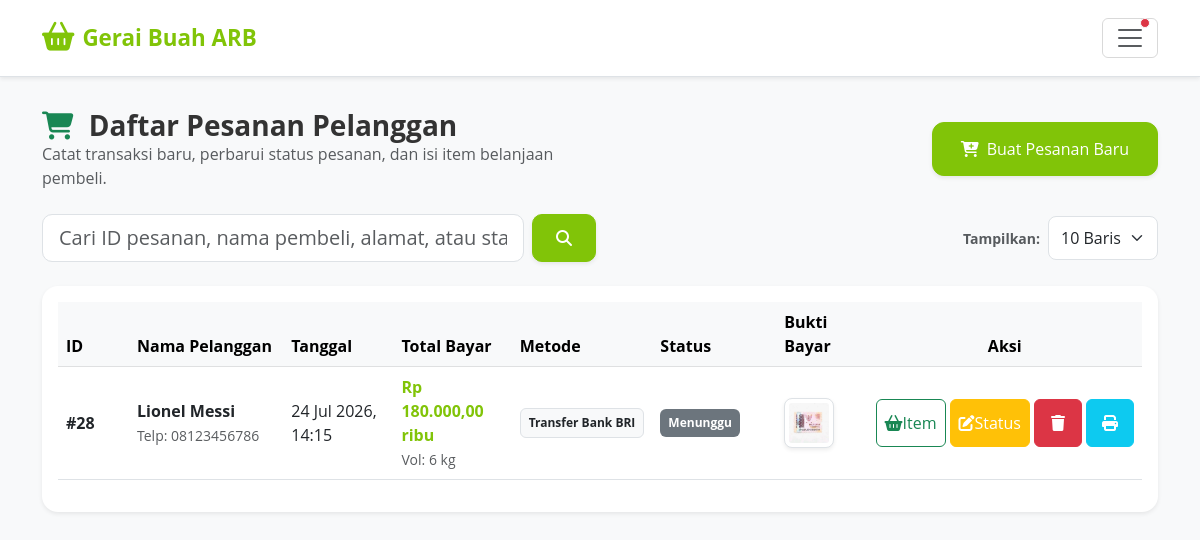
The page /karyawan/pembelian/ (signed in) on the database as committed earlier.
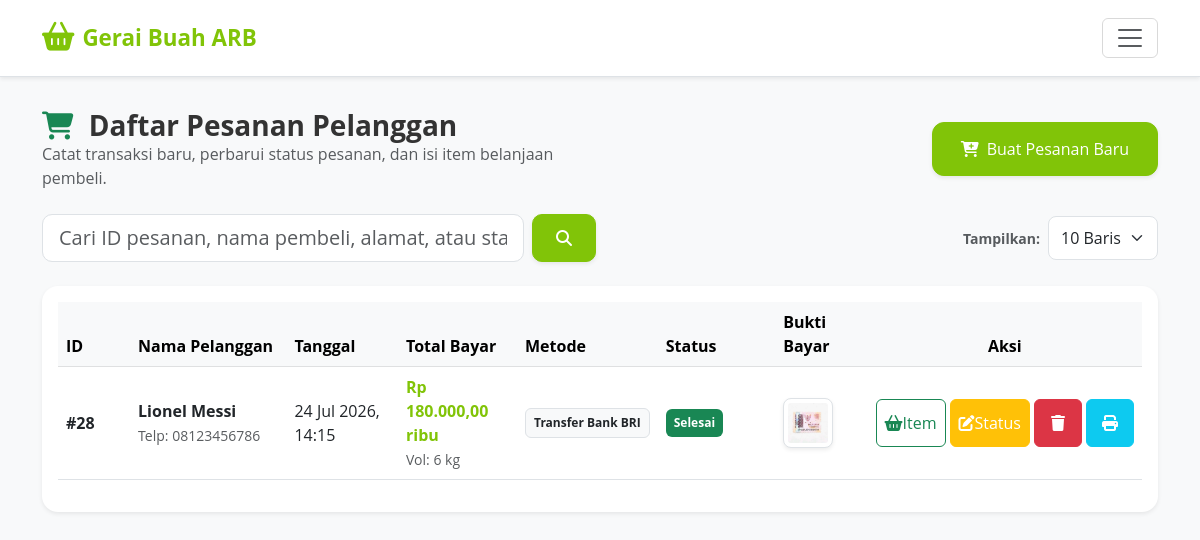
The same page on the database as committed later.
### core/models.py (models this page shows, shortened)
class Pembelian(models.Model):
    idPembelian = models.AutoField(primary_key=True)
    idPelanggan = models.ForeignKey(Pelanggan, on_delete=models.CASCADE)
    totalBuah = models.IntegerField(default=0)  # dalam kilogram max_length=5
    totalHargaPembelian = models.DecimalField(max_digits=10, decimal_places=2, default=0)  # dalam ribu rupiah
    tipeBayar =[
        ('COD', 'COD'),
        ('Transfer Bank BRI', 'Transfer Bank BRI'),
    ]
    metodeBayar = models.CharField(max_length=20 , choices=tipeBayar, default='COD')
    alamatPengiriman = models.TextField(default='')
    statsBayar =[
        ('Menunggu', 'Menunggu'),
        ('Diproses', 'Diproses'),
        ('Selesai', 'Selesai'),
        ('Dibatalkan', 'Dibatalkan'),
    ]
    statusPembelian = models.CharField(max_length=10, choices=statsBayar, default='Menunggu')
    buktiBayar = models.ImageField(upload_to='bukti_bayar/', null=True, blank=True)
    tanggalPembelian = models.DateTimeField(auto_now_add=True)
    JENIS_KURIR_CHOICES = [
        ('', 'Tidak Ada / Belum Ditentukan'),
        ('Grab', 'Grab'),
        ('Maxim', 'Maxim'),
        ('GoSend', 'GoSend / Gojek'),
        ('Lalamove', 'Lalamove'),
        ('Kurir Sendiri', 'Kurir Sendiri'),
        ('Ambil Sendiri', 'Ambil Sendiri'),
        ('Lainnya', 'Lainnya'),
    ]
    jasa_kirim = models.CharField(
        max_length=30, choices=JENIS_KURIR_CHOICES, blank=True, default='',
        verbose_name='Jasa Kirim'
    )
    nama_kurir = models.CharField(
        max_length=100, blank=True, default='',
        verbose_name='Nama Kurir',
        help_text='Opsional: nama pengemudi atau kontak kurir'
    )
    ongkos_kirim = models.DecimalField(
        max_digits=8, decimal_places=2, default=0,
        verbose_name='Ongkos Kirim',
        help_text='Dibayar cash langsung ke kurir, terpisah dari harga buah'
    )
    stok_dikembalikan = models.BooleanField(default=False)
    class Meta:
        verbose_name_plural = "Pembelian"

class Pelanggan(models.Model):
    idPelanggan = models.AutoField(primary_key=True)
    username = models.CharField(max_length=30, unique=True)
    password = models.CharField(max_length=30)
    namaPelanggan = models.CharField(max_length=70)
    alamat = models.TextField()
    noHp = models.CharField(max_length=12)
    class Meta:
        verbose_name_plural = "Pelanggan"

### core/karyawan_views.py (the view)
# urls.py: path('pembelian/', karyawan_views.pembelian_list, name='karyawan_pembelian_list'),
@karyawan_required
def pembelian_list(request):
    q = request.GET.get('q', '').strip()
    limit = request.GET.get('limit', '10')
    pembelian_queryset = Pembelian.objects.all().order_by('-tanggalPembelian')
    if q:
        from django.db.models import Q
        query_filter = Q(idPelanggan__namaPelanggan__icontains=q) | Q(alamatPengiriman__icontains=q) | Q(statusPembelian__icontains=q) | Q(metodeBayar__icontains=q)
        if q.isdigit():
            query_filter |= Q(idPembelian=int(q))
        pembelian_queryset = pembelian_queryset.filter(query_filter)
    pelanggan_list = Pelanggan.objects.all().order_by('namaPelanggan')
    buah_list = Buah.objects.all().order_by('namaBuah')
    if limit == 'all':
        pembelian_items = pembelian_queryset
    else:
        try:
            limit_int = int(limit)
        except ValueError:
            limit_int = 10
        paginator = Paginator(pembelian_queryset, limit_int)
        page_number = request.GET.get('page')
        pembelian_items = paginator.get_page(page_number)
    profil_toko, created = ProfilToko.objects.get_or_create(pk=1, defaults={'nama_toko': 'GERAI BUAH ARB'})
    return render(request, 'core/karyawan/pembelian_list.html', {
        'pembelian_items': pembelian_items,
        'pelanggan_list': pelanggan_list,
        'buah_list': buah_list,
        'q': q,
        'limit': limit,
        'profil_toko': profil_toko
    })

### core/context_processors.py (called while the page is built, shortened)
def kesegaran_alert(request):
    kritis_buah = []
    peringatan_buah = []
    total_alerts = 0
    default_context = {
        'kritis_buah': kritis_buah,
        'peringatan_buah': peringatan_buah,
        'total_alerts': total_alerts,
    }
    if not request.user.is_authenticated or not request.user.is_staff:
        return default_context
    from django.urls import resolve
    try:
        resolved = resolve(request.path)
        if resolved.url_name != 'index' or not resolved.app_name == 'admin':
            return default_context
    except Exception:
        return default_context

def global_karyawan_alerts(request):
    badge_pesanan_baru = Pembelian.objects.filter(statusPembelian='Menunggu').count()
    return {
        'badge_pesanan_baru': badge_pesanan_baru
    }

### core/karyawan_views.py (called while the page is built)
def karyawan_required(view_func):
    @wraps(view_func)
    def _wrapped_view(request, *args, **kwargs):
        if 'karyawan_id' not in request.session:
            messages.error(request, 'Silakan login terlebih dahulu untuk mengakses portal karyawan.')
            return redirect('karyawan_login')
        return view_func(request, *args, **kwargs)
    return _wrapped_view

### core/templates/core/karyawan/pembelian_list.html (shortened to what the changed rows need)
{% extends 'core/karyawan/base.html' %}
{% load humanize %}
{% block content %}
<div class="card shadow-sm border-0 rounded-4 p-3">
    <div class="table-responsive">
        <table class="table table-hover align-middle">
            <thead class="table-light">
                <tr>
                    <th scope="col" style="width: 8%">ID</th>
                    <th scope="col" style="width: 17%">Nama Pelanggan</th>
                    <th scope="col" style="width: 12%">Tanggal</th>
                    <th scope="col" style="width: 12%">Total Bayar</th>
                    <th scope="col" style="width: 10%">Metode</th>
                    <th scope="col" style="width: 13%">Status</th>
                    <th scope="col" style="width: 10%">Bukti Bayar</th>
                    <th scope="col" style="width: 18%" class="text-center">Aksi</th>
                </tr>
            </thead>
            <tbody>
                {% if pembelian_items %}
                    {% for item in pembelian_items %}
                        <tr>
                            <td><strong>#{{ item.idPembelian }}</strong></td>
                            <td>
                                <strong>{{ item.idPelanggan.namaPelanggan }}</strong><br>
                                <small class="text-muted">Telp: {{ item.idPelanggan.noHp }}</small>
                            </td>
                            <td>{{ item.tanggalPembelian|date:"d M Y, H:i" }}</td>
                            <td><strong style="color: #81C408;">Rp {{ item.totalHargaPembelian|intcomma }} ribu</strong><br><small class="text-muted">Vol: {{ item.totalBuah }} kg</small></td>
                            <td><span class="badge bg-light text-dark border p-2">{{ item.metodeBayar }}</span></td>
                            <td>
                                {% if item.statusPembelian == 'Menunggu' %}
                                    <span class="badge bg-secondary p-2 fs-7">Menunggu</span>
                                {% elif item.statusPembelian == 'Diproses' %}
                                    <span class="badge bg-primary p-2 fs-7">Diproses</span>
                                {% elif item.statusPembelian == 'Selesai' %}
                                    <span class="badge bg-success p-2 fs-7">Selesai</span>
                                {% else %}
                                    <span class="badge bg-danger p-2 fs-7">Dibatalkan</span>
                                {% endif %}
                            </td>
                            <td>
                                {% if item.buktiBayar %}
                                    <img src="{{ item.buktiBayar.url }}" style="width: 50px; height: 50px; object-fit: cover; cursor: pointer; border-radius: 8px;" class="img-thumbnail img-preview-trigger shadow-sm" data-url="{{ item.buktiBayar.url }}" title="Klik untuk memperbesar">
                                {% else %}
                                    <span class="text-muted small">Tidak ada</span>
                                {% endif %}
                            </td>
                            <td class="text-center">
                                <div class="d-flex justify-content-center gap-1">
                                    <button class="btn btn-outline-success touch-btn px-2" type="button" data-bs-toggle="collapse" data-bs-target="#collapseItems{{ item.idPembelian }}" aria-expanded="false" aria-controls="collapseItems{{ item.idPembelian }}" title="Kelola Item Buah">
                                        <i class="fa-solid fa-basket-shopping"></i> <span class="d-none d-sm-inline">Item</span>
                                    </button>
                                    <button type="button" class="btn btn-warning text-white touch-btn px-2" data-bs-toggle="modal" data-bs-target="#modalEditPembelian{{ item.idPembelian }}" title="Ubah Info / Status">
                                        <i class="fa-solid fa-pen-to-square"></i> <span class="d-none d-sm-inline">Status</span>
                                    </button>
                                    <button type="button" class="btn btn-danger touch-btn px-2" onclick="konfirmasiHapusPembelian('{{ item.idPembelian }}')" title="Hapus Transaksi">
                                        <i class="fa-solid fa-trash"></i>
                                    </button>
                                    <button type="button" class="btn btn-info text-white touch-btn px-2" onclick="bukaModalCetak('{{ item.idPembelian }}')" title="Cetak Struk">
                                        <i class="fa-solid fa-print"></i>
                                    </button>
                                </div>
                            </td>
                        </tr>
                    {% endfor %}
                {% endif %}
            </tbody>
        </table>
    </div>
</div>
{% endblock %}

Rows that differ between the two databases and show on the page:
changed Pembelian "Transfer Bank BRI": statusPembelian "Menunggu" → "Selesai"
